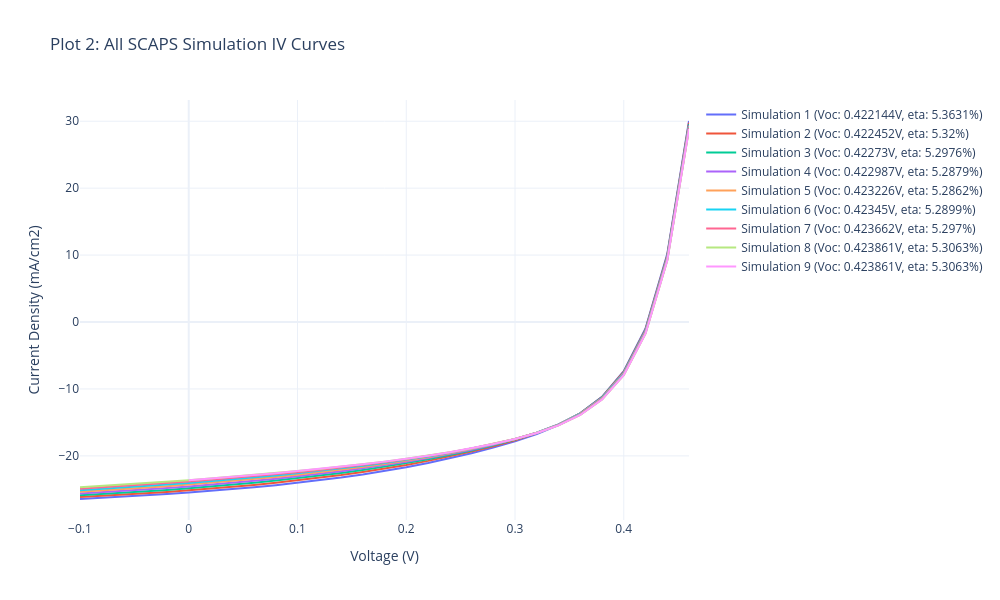

This figure's notebook cell:
### Markdown cell above
## Section 3: SCAPS Simulations Overview

### What is SCAPS?
**SCAPS** (Solar Cell Capacitance Simulator) is a specialized software tool developed at Ghent University for simulating the electrical behavior of thin-film photovoltaic devices. It solves Poisson's equation and the continuity equations in a multi-layer semiconductor structure to predict device performance under standard test conditions (STC: 1000 W/m², AM1.5 spectrum, 25°C).

### SCAPS Simulation Methodology
SCAPS performs detailed numerical simulations of solar cells by:

1. **Device Architecture Definition**: Specifies material layers, thickness, doping levels, and defect parameters
2. **Physical Parameters**: Sets electron and hole transport properties, recombination mechanisms, and optical characteristics
3. **Numerical Solution**: Solves coupled differential equations:
   - **Poisson Equation**: $\frac{d^2\phi}{dx^2} = -\frac{q}{\varepsilon_0\varepsilon_r}(p - n + N_d^+ - N_a^-)$
   - **Continuity Equations**: 
     - Electrons: $\frac{\partial n}{\partial t} + \frac{1}{q}\frac{\partial J_n}{\partial x} = G - R$
     - Holes: $\frac{\partial p}{\partial t} - \frac{1}{q}\frac{\partial J_p}{\partial x} = G - R$

   where $\phi$ is electrostatic potential, $q$ is elementary charge, $n$ and $p$ are electron and hole concentrations, $J_n$ and $J_p$ are current densities, $G$ is generation rate, and $R$ is recombination rate.

4. **I-V Characteristics**: Calculates the J-V curve by sweeping applied voltage and computing resulting current

### Key Physical Processes in SCAPS
- **Photocurrent Generation**: Incident photons with energy > bandgap create electron-hole pairs
- **Carrier Transport**: Electrons and holes drift under electric field and diffuse down concentration gradients
- **Recombination**: Losses from multiple recombination mechanisms (radiative, Auger, defect-assisted SRH)
- **Interface Effects**: Band alignment, interfacial defects, and charge extraction barriers

### Output from SCAPS
SCAPS generates J-V curves showing current density (mA/cm²) as a function of applied voltage (V), along with derived parameters: $V_{oc}$, $J_{sc}$, and efficiency $\eta$. Multiple simulations with varied parameters (e.g., thickness, doping, defect density) help identify optimal device configurations.

### Code cell
# Read the SCAPS file
sim_file = "data/CdS3_IV_scaps.xlsx"
sim_df_raw = pd.read_excel(sim_file, header=None)

# Find where the parameters for each simulation start
batch_indices = sim_df_raw[sim_df_raw.apply(lambda row: row.astype(str).str.contains("Batch parameters").any(), axis=1)].index.tolist()

scaps_data = []

for idx in batch_indices:
    # 1. Extract Name/Identification right below Batch Parameters
    param_name = str(sim_df_raw.iloc[idx + 1, 0]).strip()
    param_val = str(sim_df_raw.iloc[idx + 1, 1]).strip()
    label = f"{param_name} {param_val}"
    
    # 2. Extract IV Curves (Searching from the Voltage section until Voc is found)
    iv_rows = []
    for j in range(idx + 5, min(idx + 80, len(sim_df_raw))):
        row0 = str(sim_df_raw.iloc[j, 0]).strip()
        row1 = str(sim_df_raw.iloc[j, 1]).strip()
        if pd.isna(sim_df_raw.iloc[j, 0]) or "Voc" in row0:
            if "Voc" in row0: break
            continue # Skip empty rows
        try:
            iv_rows.append([float(row0), float(row1)])
        except ValueError:
            pass
            
    iv_df = pd.DataFrame(iv_rows, columns=['v(V)', 'jtot(mA/cm2)'])
    
    # 3. Extract Performance Parameters (Voc, Jsc, FF, eta)
    metrics_block = sim_df_raw.iloc[idx : min(idx + 80, len(sim_df_raw))]
    voc = jsc = ff = eta = np.nan
    for _, row in metrics_block.iterrows():
        col0 = str(row[0]).strip()
        val1 = str(row[1]).strip()
        if "Voc =" in col0: voc = float(val1)
        elif "Jsc =" in col0: jsc = float(val1)
        elif "FF =" in col0: ff = float(val1)
        elif "eta =" in col0: eta = float(val1)
            
    scaps_data.append({
        'label': label,
        'v(V)': iv_df['v(V)'].values,
        'jtot(mA/cm2)': iv_df['jtot(mA/cm2)'].values,
        'Voc': voc, 'Jsc': jsc, 'FF': ff, 'eta': eta
    })

# ------------------ RESULTS TABLE ------------------
print("\n=== EXTRACTED SCAPS PARAMETERS ===")
summary_df = pd.DataFrame([{
    'ID / Simulation': d['label'], 'Voc (V)': d['Voc'], 
    'Jsc (mA/cm2)': d['Jsc'], 'FF (%)': d['FF'], 'eta (%)': d['eta']
} for d in scaps_data])
display(summary_df)

# ------------------ PLOT 2: ALL SIMULATIONS ------------------
fig2 = go.Figure()
for i, d in enumerate(scaps_data):
    # Filter to experimental maximum limits
    mask = (d['v(V)'] <= EXP_V_MAX) & (d['jtot(mA/cm2)'] <= EXP_J_MAX)
    v_filtered = d['v(V)'][mask]
    j_filtered = d['jtot(mA/cm2)'][mask]
    
    # Text to display when hovering over the data points
    hover_text = f"<b>{d['label']}</b><br>Voc: {d['Voc']} V<br>Jsc: {d['Jsc']} mA/cm2<br>FF: {d['FF']}%<br>eta: {d['eta']}%"
    
    # Name displayed in the legend (ID + Voc and eta)
    legend_name = f"Simulation {i+1} (Voc: {d['Voc']}V, eta: {d['eta']}%)"
    
    fig2.add_trace(go.Scatter(
        x=v_filtered, y=j_filtered, mode='lines', 
        name=legend_name, hoverinfo='text', hovertext=hover_text
    ))

fig2.update_layout(
    title='Plot 2: All SCAPS Simulation IV Curves',
    xaxis_title='Voltage (V)', yaxis_title='Current Density (mA/cm2)',
    hovermode='closest', template='plotly_white', width=1000, height=600
)
fig2.show()

### Figure 1 — Plotly figure (JSON) as saved in the notebook; plotly's stock layout.template omitted (floating-point values rounded to 4 significant figures)
{"data": [{"hoverinfo": "text", "hovertext": "<b>CdS (L2)>>thickness[µm]: 0.05</b><br>Voc: 0.422144 V<br>Jsc: 25.46970708 mA/cm2<br>FF: 49.8801%<br>eta: 5.3631%", "mode": "lines", "name": "Simulation 1 (Voc: 0.422144V, eta: 5.3631%)", "type": "scatter", "x": [-0.1, -0.08, -0.06, -0.04, -0.02, 0.0, 0.02, 0.04, 0.06, 0.08, 0.1, 0.12, 0.14, 0.16, 0.18, 0.2, 0.22, 0.24, 0.26, 0.28, 0.3, 0.32, 0.34, 0.36, 0.38, 0.4, 0.42, 0.44, 0.46], "y": [-26.44, -26.27, -26.09, -25.9, -25.69, -25.47, -25.23, -24.97, -24.68, -24.37, -24.03, -23.65, -23.23, -22.77, -22.26, -21.69, -21.06, -20.37, -19.61, -18.77, -17.82, -16.72, -15.39, -13.65, -11.18, -7.343, -0.9648, 10.15, 30.03]}, {"hoverinfo": "text", "hovertext": "<b>CdS (L2)>>thickness[µm]: 0.06</b><br>Voc: 0.422452 V<br>Jsc: 25.14459893 mA/cm2<br>FF: 50.083%<br>eta: 5.32%", "mode": "lines", "name": "Simulation 2 (Voc: 0.422452V, eta: 5.32%)", "type": "scatter", "x": [-0.1, -0.08, -0.06, -0.04, -0.02, 0.0, 0.02, 0.04, 0.06, 0.08, 0.1, 0.12, 0.14, 0.16, 0.18, 0.2, 0.22, 0.24, 0.26, 0.28, 0.3, 0.32, 0.34, 0.36, 0.38, 0.4, 0.42, 0.44, 0.46], "y": [-26.15, -25.98, -25.79, -25.59, -25.38, -25.14, -24.9, -24.62, -24.33, -24.01, -23.66, -23.28, -22.86, -22.4, -21.9, -21.34, -20.74, -20.08, -19.36, -18.56, -17.65, -16.61, -15.32, -13.63, -11.21, -7.425, -1.101, 9.953, 29.77]}, {"hoverinfo": "text", "hovertext": "<b>CdS (L2)>>thickness[µm]: 0.07</b><br>Voc: 0.42273 V<br>Jsc: 24.83866088 mA/cm2<br>FF: 50.4528%<br>eta: 5.2976%", "mode": "lines", "name": "Simulation 3 (Voc: 0.42273V, eta: 5.2976%)", "type": "scatter", "x": [-0.1, -0.08, -0.06, -0.04, -0.02, 0.0, 0.02, 0.04, 0.06, 0.08, 0.1, 0.12, 0.14, 0.16, 0.18, 0.2, 0.22, 0.24, 0.26, 0.28, 0.3, 0.32, 0.34, 0.36, 0.38, 0.4, 0.42, 0.44, 0.46], "y": [-25.88, -25.7, -25.5, -25.3, -25.08, -24.84, -24.58, -24.31, -24.01, -23.69, -23.34, -22.96, -22.55, -22.1, -21.61, -21.08, -20.5, -19.87, -19.18, -18.42, -17.56, -16.54, -15.3, -13.65, -11.26, -7.511, -1.225, 9.788, 29.55]}, {"hoverinfo": "text", "hovertext": "<b>CdS (L2)>>thickness[µm]: 0.08</b><br>Voc: 0.422987 V<br>Jsc: 24.55366309 mA/cm2<br>FF: 50.914%<br>eta: 5.2879%", "mode": "lines", "name": "Simulation 4 (Voc: 0.422987V, eta: 5.2879%)", "type": "scatter", "x": [-0.1, -0.08, -0.06, -0.04, -0.02, 0.0, 0.02, 0.04, 0.06, 0.08, 0.1, 0.12, 0.14, 0.16, 0.18, 0.2, 0.22, 0.24, 0.26, 0.28, 0.3, 0.32, 0.34, 0.36, 0.38, 0.4, 0.42, 0.44, 0.46], "y": [-25.62, -25.43, -25.23, -25.02, -24.79, -24.55, -24.3, -24.02, -23.72, -23.4, -23.06, -22.68, -22.28, -21.85, -21.38, -20.88, -20.33, -19.72, -19.07, -18.33, -17.5, -16.52, -15.3, -13.68, -11.32, -7.598, -1.34, 9.642, 29.37]}, {"hoverinfo": "text", "hovertext": "<b>CdS (L2)>>thickness[µm]: 0.09</b><br>Voc: 0.423226 V<br>Jsc: 24.29081331 mA/cm2<br>FF: 51.4201%<br>eta: 5.2862%", "mode": "lines", "name": "Simulation 5 (Voc: 0.423226V, eta: 5.2862%)", "type": "scatter", "x": [-0.1, -0.08, -0.06, -0.04, -0.02, 0.0, 0.02, 0.04, 0.06, 0.08, 0.1, 0.12, 0.14, 0.16, 0.18, 0.2, 0.22, 0.24, 0.26, 0.28, 0.3, 0.32, 0.34, 0.36, 0.38, 0.4, 0.42, 0.44, 0.46], "y": [-25.37, -25.18, -24.97, -24.76, -24.53, -24.29, -24.03, -23.76, -23.46, -23.15, -22.81, -22.45, -22.07, -21.65, -21.2, -20.72, -20.19, -19.62, -18.99, -18.28, -17.47, -16.52, -15.33, -13.72, -11.39, -7.685, -1.448, 9.511, 29.22]}, {"hoverinfo": "text", "hovertext": "<b>CdS (L2)>>thickness[µm]: 0.1</b><br>Voc: 0.42345 V<br>Jsc: 24.0505575 mA/cm2<br>FF: 51.9419%<br>eta: 5.2899%", "mode": "lines", "name": "Simulation 6 (Voc: 0.42345V, eta: 5.2899%)", "type": "scatter", "x": [-0.1, -0.08, -0.06, -0.04, -0.02, 0.0, 0.02, 0.04, 0.06, 0.08, 0.1, 0.12, 0.14, 0.16, 0.18, 0.2, 0.22, 0.24, 0.26, 0.28, 0.3, 0.32, 0.34, 0.36, 0.38, 0.4, 0.42, 0.44, 0.46], "y": [-25.13, -24.94, -24.73, -24.52, -24.29, -24.05, -23.8, -23.52, -23.24, -22.93, -22.6, -22.26, -21.88, -21.49, -21.06, -20.6, -20.09, -19.54, -18.93, -18.25, -17.46, -16.53, -15.36, -13.77, -11.45, -7.77, -1.55, 9.39, 29.08]}, {"hoverinfo": "text", "hovertext": "<b>CdS (L2)>>thickness[µm]: 0.11</b><br>Voc: 0.423662 V<br>Jsc: 23.83260857 mA/cm2<br>FF: 52.4609%<br>eta: 5.297%", "mode": "lines", "name": "Simulation 7 (Voc: 0.423662V, eta: 5.297%)", "type": "scatter", "x": [-0.1, -0.08, -0.06, -0.04, -0.02, 0.0, 0.02, 0.04, 0.06, 0.08, 0.1, 0.12, 0.14, 0.16, 0.18, 0.2, 0.22, 0.24, 0.26, 0.28, 0.3, 0.32, 0.34, 0.36, 0.38, 0.4, 0.42, 0.44, 0.46], "y": [-24.91, -24.71, -24.51, -24.3, -24.07, -23.83, -23.58, -23.32, -23.04, -22.74, -22.43, -22.09, -21.74, -21.35, -20.95, -20.5, -20.02, -19.49, -18.9, -18.24, -17.47, -16.55, -15.4, -13.83, -11.52, -7.852, -1.647, 9.278, 28.95]}, {"hoverinfo": "text", "hovertext": "<b>CdS (L2)>>thickness[µm]: 0.12</b><br>Voc: 0.423861 V<br>Jsc: 23.6360888 mA/cm2<br>FF: 52.9654%<br>eta: 5.3063%", "mode": "lines", "name": "Simulation 8 (Voc: 0.423861V, eta: 5.3063%)", "type": "scatter", "x": [-0.1, -0.08, -0.06, -0.04, -0.02, 0.0, 0.02, 0.04, 0.06, 0.08, 0.1, 0.12, 0.14, 0.16, 0.18, 0.2, 0.22, 0.24, 0.26, 0.28, 0.3, 0.32, 0.34, 0.36, 0.38, 0.4, 0.42, 0.44, 0.46], "y": [-24.7, -24.5, -24.3, -24.09, -23.87, -23.64, -23.39, -23.13, -22.86, -22.57, -22.27, -21.95, -21.61, -21.25, -20.86, -20.43, -19.97, -19.45, -18.88, -18.24, -17.48, -16.58, -15.44, -13.88, -11.59, -7.931, -1.739, 9.173, 28.83]}, {"hoverinfo": "text", "hovertext": "<b>CdS (L2)>>thickness[µm]: 0.12</b><br>Voc: 0.423861 V<br>Jsc: 23.6360888 mA/cm2<br>FF: 52.9654%<br>eta: 5.3063%", "mode": "lines", "name": "Simulation 9 (Voc: 0.423861V, eta: 5.3063%)", "type": "scatter", "x": [0.0, 0.02, 0.04, 0.06, 0.08, 0.1, 0.12, 0.14, 0.16, 0.18, 0.2, 0.22, 0.24, 0.26, 0.28, 0.3, 0.32, 0.34, 0.36, 0.38, 0.4, 0.42, 0.44, 0.46], "y": [-23.64, -23.39, -23.13, -22.86, -22.57, -22.27, -21.95, -21.61, -21.25, -20.86, -20.43, -19.97, -19.45, -18.88, -18.24, -17.48, -16.58, -15.44, -13.88, -11.59, -7.931, -1.739, 9.173, 28.83]}], "layout": {"height": 600, "hovermode": "closest", "title": {"text": "Plot 2: All SCAPS Simulation IV Curves"}, "width": 1000, "xaxis": {"title": {"text": "Voltage (V)"}}, "yaxis": {"title": {"text": "Current Density (mA/cm2)"}}}}
